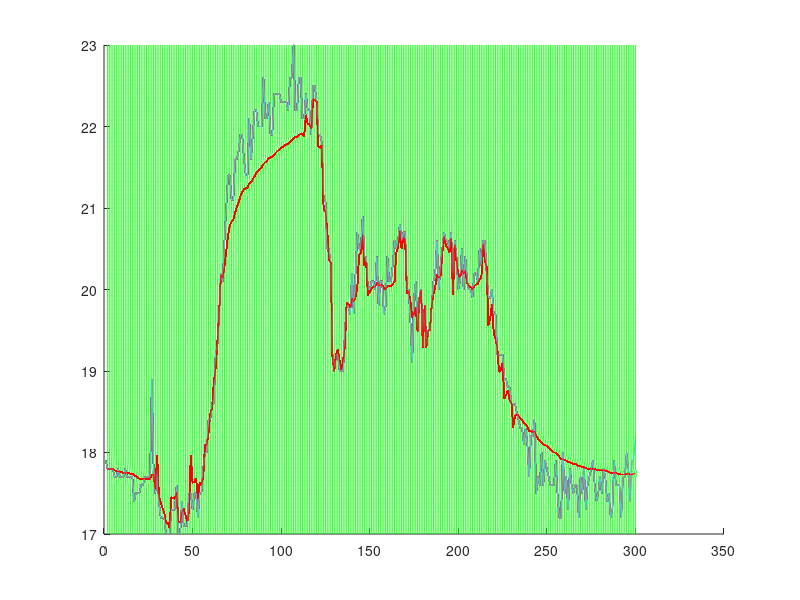
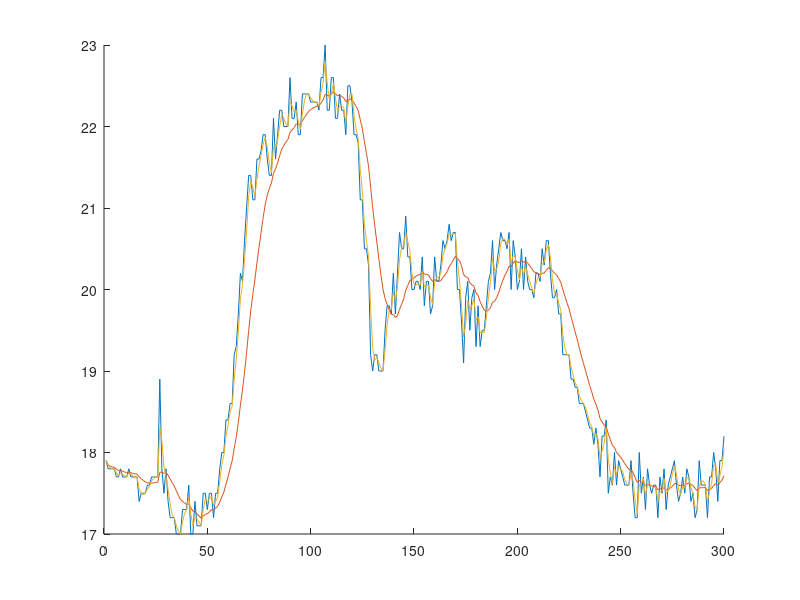

Recreate these plots in MATLAB, in order.
clear;
clc;
figure(1); clf; hold on;
%figure(2); clf; hold on;
load T;
load pv21r;
x =T(5450:5500);
x=pv21r(1:300,2);
valve = pv21r(1:300,1);
Sx = [min(x):0.01:max(x)];
L = length(Sx);
Pr = ones(L);
Po=ones(L,L);
mean(x)
Pr = Pr/sum(Pr);
sigma = 0.2;%std(x);
x_peak=zeros(1,2);
for (i = 2:length(x)) %(min(x)-max(x))/pv101r(i,1)

  m=0*Pr;
  for (j = 1:length(Pr))
    me = Sx(j);
    m(j) = normpdf(x(i),me,sigma);
    m(j) = m(j) * Pr(j);
  end;
  
  Po = m/(sum(m));
   % Pr=Po;
  if ((valve(i) -  valve(i-1)) != 0)
	Pr = normpdf(Sx,min(x) - 4*(valve(i) -  valve(i-1))  ,2);
  else
	Pr=Po;
  end;
  figure(1);
  plot(1:i,x(1:i));
  %plot(1:i,valve(1:i), 'color','black');
  plot(5*(Po)+i, Sx,'color','green');
  peak = find(Po == max(Po));
  x_peak = [x_peak; [i, Sx(peak)]] ;
  plot(x_peak(2:end,1),x_peak(2:end,2), 'color','red');
Sx(peak);
end;
hold off;
figure(2); clf; hold on;
movavg(x,3,20,1);
hold off;
hold off;
